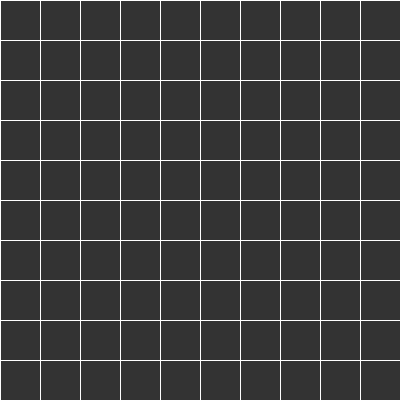
Frame 1 (no input)
Frame 60 (the mouse pressed at the canvas centre just before this capture): identical to frame 1, image omitted
Frame 120 (the mouse held since frame 60 and released just before this capture): identical to frame 1, image omitted

The Processing sketch that drew this single still picture (run headless with seeded random() and noise(); from frame 60 on, the mouse is pressed at the canvas centre):

// Processing sketch: Maze_Generator
// ── Maze_Generator.pde
// Coding Train
// Coding Challenge 10.1
// Maze Generator Part I
// https://www.youtube.com/watch?v=HyK_Q5rrcr4&list=PLRqwX-V7Uu6ZiZxtDDRCi6uhfTH4FilpH&index=10

int cols, rows;
int w = 40;

Cell[][] grid;

void setup(){
  size(400,400);
  cols = floor(width / w);
  rows = floor(height / w);
  
  grid = new Cell[cols][rows];
  
  for (int i = 0; i < cols; i++){
    for (int j = 0; j < rows; j++){
      Cell cell = new Cell(i,j);
      grid[i][j] = cell;
    }
  }
}

void draw(){
  background(51);
  
  for (int i = 0; i < cols; i++){
    for (int j = 0; j < rows; j++){
      grid[i][j].show();
    }
  }
}
// ── Cell.pde


class Cell {
 
  public float i;
  public float j;
  
  private boolean top;
  private boolean right;
  private boolean bottom;
  private boolean left;
  
  Cell(float i, float j){
    this.i = i;
    this.j = j;
    
    top = true;
    right = true;
    bottom = true;
    left = true;
  }
  
  // using globals, ugly...
  public void show(){
    float x = this.i*w;
    float y = this.j*w;
    stroke(255);
    //noFill();
    //rect(x,y,w,w);
    
    // TOP
    if (top){
      line(x,y,x+w,y);
    }
    
    // RIGHT
    if (right){
      line(x+w,y,x+w,y+w);
    }
    
    // BOTTOM
    if (bottom){
      line(x+w,y+w,x,y+w);
    }
    
    // LEFT
    if (left){
      line(x,y+w,x,y);
    }
  }
}
